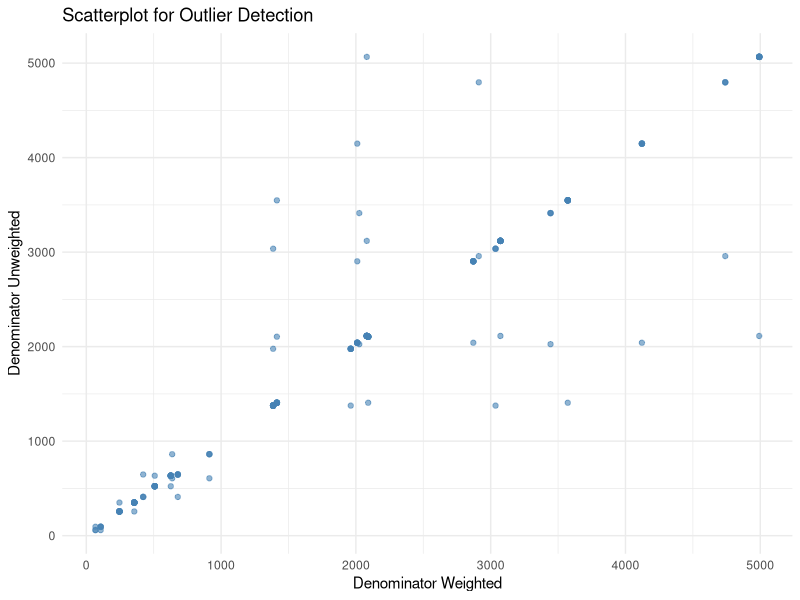
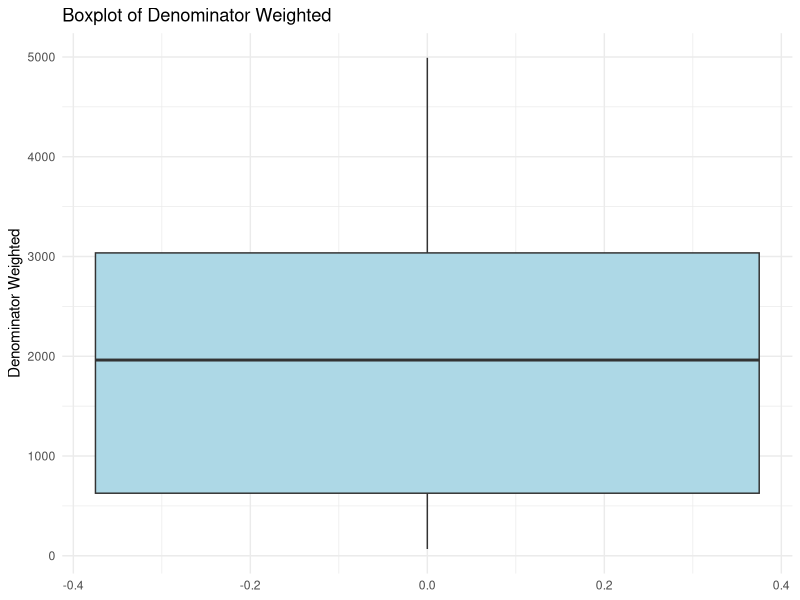

These figures' R source, in order: (Note: this script raises an error after producing the figures.)
## ---- chunk 1
knitr::opts_chunk$set(echo = FALSE,   results = "hide",  message = FALSE,   # hide package messages
  warning = FALSE)
## ---- chunk 2
library(dplyr)
library(tidyr)
library(stringr)
library(readr)
library(here)
library(ggplot2)

getwd()
list.files("data/raw_data")
## ---- chunk 3
acc_df <- read_csv(here("raw_data", "access-to-health-care_national_zaf.csv"))
## ---- chunk 4
head(acc_df, 5)
## ---- chunk 5
acc_df <- acc_df[-1, ]
## ---- chunk 6
dim(acc_df)
## ---- chunk 7
dup_check <- acc_df %>%
  group_by(Indicator, SurveyYear, CharacteristicId, Value) %>%
  filter(n() > 1)

dup_check

## ---- chunk 8
acc_df <- acc_df %>%
  distinct(Indicator, SurveyYear, CharacteristicId, Value, .keep_all = TRUE)

## ---- chunk 9

data.frame(
  Column = names(acc_df),
  Missing_Percentage = paste0(round(colMeans(is.na(acc_df)) * 100, 2), "%")
  )

## ---- chunk 10
data.frame(
  Column = names(acc_df),
  Missing_Data = paste0(colSums(is.na(acc_df)))
  )
## ---- chunk 11
data.frame(
  Column = names(acc_df),
  paste0(sapply(acc_df, typeof))
)

## ---- chunk 12
str(acc_df)

## ---- chunk 13
acc_df <- acc_df %>%
  mutate(
        Value = as.numeric(Value),
    Precision = as.numeric(Precision),
    SurveyYear = as.integer(SurveyYear),
    IndicatorOrder = as.integer(IndicatorOrder),
    CharacteristicId = as.integer(CharacteristicId),
    CharacteristicOrder = as.integer(CharacteristicOrder),
    IsTotal = as.logical(as.integer(IsTotal)),
    IsPreferred = as.logical(as.integer(IsPreferred)),
    SurveyYearLabel = as.integer(SurveyYearLabel),
    DenominatorWeighted = as.numeric(DenominatorWeighted),
    DenominatorUnweighted = as.numeric(DenominatorUnweighted),
  )
## ---- chunk 14
library(dplyr)
library(purrr)

# Summary table: column name, number of unique values, sample of unique values
n_sample <- 3

summary_tbl <- acc_df %>%
  map_df(~ tibble(
    n_unique = n_distinct(.),
    sample_values = paste(head(unique(.), n_sample), collapse = ", ")
  ), .id = "column")


summary_tbl


## ---- chunk 15
acc_df <- acc_df %>%
 select(
     -ISO3, 
    -DHS_CountryCode, 
    -CountryName, 
    -SurveyId,
    -ByVariableId, 
    -ByVariableLabel, 
    -IsTotal,
    -RegionId, 
    -SurveyYearLabel, 
    -SurveyType,
    -CharacteristicOrder
  )
## ---- chunk 16


library(dplyr)
library(tidyr)

acc_df <- acc_df %>%
  fill(DenominatorWeighted, DenominatorUnweighted, .direction = "down")

acc_df[
       c("DenominatorWeighted", "DenominatorUnweighted")]

## ---- chunk 17
ggplot(acc_df, aes(x = DenominatorWeighted, y = DenominatorUnweighted)) +
  geom_point(alpha = 0.6, color = "steelblue") +
  labs(title = "Scatterplot for Outlier Detection",
       x = "Denominator Weighted",
       y = "Denominator Unweighted") +
  theme_minimal()


ggplot(acc_df, aes(y = DenominatorWeighted)) +
  geom_boxplot(fill = "lightblue", outlier.color = "red", outlier.shape = 16) +
  labs(title = "Boxplot of Denominator Weighted",
       y = "Denominator Weighted") +
  theme_minimal()




## ---- chunk 18
dim(acc_df)
## ---- chunk 19
write_csv(acc_df, here("cleaned_data", "access-to-healthcare_cleaned.csv"))
